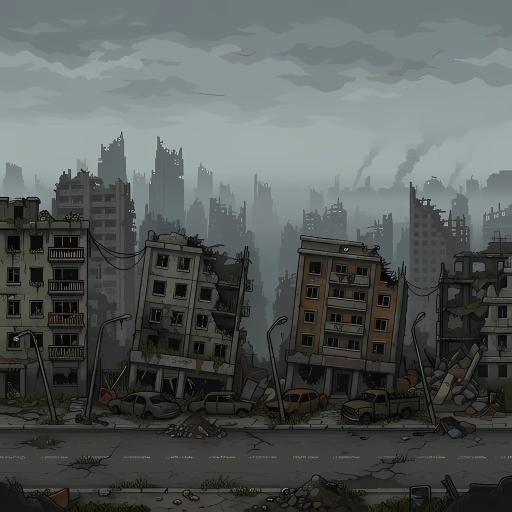
#> input picture art/bg/city_1k.webp, 1024 x 1024 px (shown at 1/2 size)
$ python -i gen_wide.py   (imports and definitions only)
#> lines starting #> are read from the running program, lines starting #| are printed output that depends on the picture
# -*- coding: utf-8 -*-
"""M15 (지시 #164, 분석 B2) — 자주 보는 구역 1~10 배경을 **가로로 긴 그림**으로 다시 그린다.
   M13 스크롤은 그림 + 좌우 뒤집은 그림을 이어 붙여서 큰 건물이 거울처럼 되풀이돼 보였다.
   나노바나나로 21:9 파노라마를 그리고(지금 구역 그림을 --ref 로 — 같은 장소·화풍), 오른쪽 끝을 왼쪽 처음과 겹쳐 섞어 **끝없이 이어지는** 그림으로 만든다.
   원본은 wide/zNN_raw.png, 이어 붙일 수 있게 만든 것은 wide/zNN.png(높이 384). 이미 있는 원본은 건너뛴다(다시 돌려도 과금 안 됨).
   쓰는 법: python art/bg/gen_wide.py [구역 ...]"""
import os, subprocess, sys
from PIL import Image
HERE = os.path.dirname(os.path.abspath(__file__))
TOOL = os.environ.get("NANOBANANA") or os.path.join(os.path.dirname(os.path.dirname(HERE)), "nanobanana", "nanobanana.py")
OUT = os.path.join(HERE, "wide")
H = 384            # 게임은 이 높이를 전투 영역 폭(540)만큼으로 늘린다 — 정사각 그림(512 → 540)과 같은 크기로 보인다
BLEND = 0.12       # 끝과 처음을 섞는 폭(그림 폭의 비율)
STYLE = ("Same place, same pixel art style and same palette as the reference image. 16-bit retro pixel art, crisp hard-edged pixels, "
         "very wide panoramic side-scrolling 2D game background seen from the side, the scene continues naturally to the left and right with varied buildings, "
         "no single big symmetric landmark in the middle. The lower fifth is a flat walkable floor running straight across the full width. "
         "Upper third is empty sky or dark ceiling with haze. Muted, desaturated, low contrast so game characters stand out in front. "
         "No characters, no people, no zombies, no animals, no text, no letters, no UI, no border. Scene: ")
def _scenes():   # gen_zones.py 의 장면 문구(구역 2~60)를 읽기만 한다 — import 하면 그 파일의 생성 반복이 돈다
    import ast, io
    src = io.open(os.path.join(HERE, "gen_zones.py"), encoding="utf-8").read()
    node = next(n for n in ast.parse(src).body if isinstance(n, ast.Assign) and getattr(n.targets[0], "id", "") == "ZONES")
    return ast.literal_eval(node.value)
# [1 line that did not run here, left out]
# [1 line not run here, left out]


def make_loop(raw_path, out_path):
#> called with raw_path = 'city_1k.webp', out_path = 'out.png'
    im = Image.open(raw_path).convert("RGB")
#> im is the input picture: PIL image 1024x1024 RGB; mean R, G, B 85.6, 90.4, 89.1
    w = round(im.width * H / im.height)
#> w = 384
    im = im.resize((w, H), Image.NEAREST)
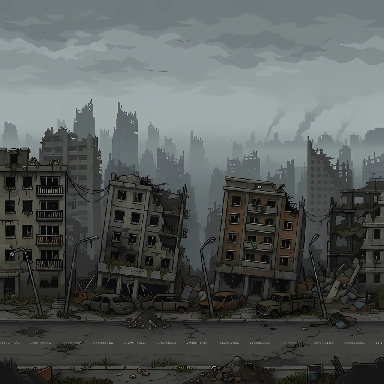
#> im: PIL image 384x384 RGB; mean R, G, B 85.5, 90.4, 89.1
    k = max(8, int(w * BLEND))
#> k = 46
    body = im.crop((0, 0, w - k, H))           # 끝 k 픽셀을 처음 k 픽셀과 섞어 앞에 덮는다 → 오른쪽 끝 다음에 왼쪽 처음이 이어진다
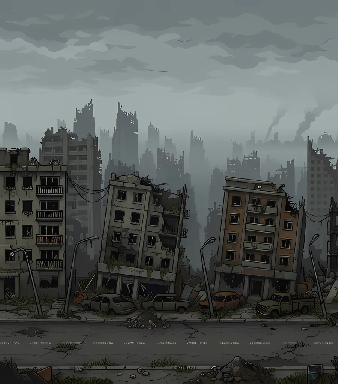
#> body: PIL image 338x384 RGB; mean R, G, B 85.5, 90.3, 89
    tail = im.crop((w - k, 0, w, H)); head = body.crop((0, 0, k, H))
#> after `tail = im.crop((w - k, 0, w, H))`:
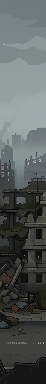
#> tail: PIL image 46x384 RGB; mean R, G, B 85.7, 90.9, 89.9
#> after `head = body.crop((0, 0, k, H))`:
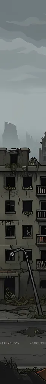
#> head: PIL image 46x384 RGB; mean R, G, B 82.9, 87.2, 84.9
    mask = Image.linear_gradient("L").rotate(-90, expand=True).resize((k, H))   # 왼쪽 255(꼬리) → 오른쪽 0(처음) — rotate(90) 이면 거꾸로라 이음매가 k 에 생긴다(z01 첫 시험에서 봤다)
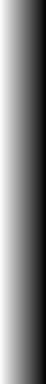
#> mask: PIL image 46x384 L; min 2, max 253, mean 127.5
    mixed = Image.composite(tail, head, mask)
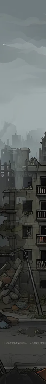
#> mixed: PIL image 46x384 RGB; mean R, G, B 83.7, 88.4, 86.9
    body.paste(mixed, (0, 0))
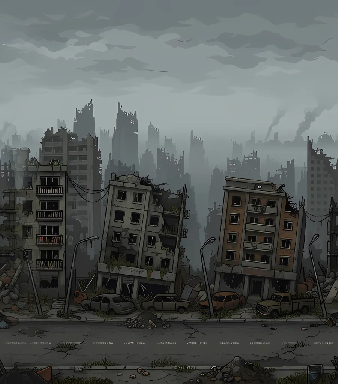
#> body: PIL image 338x384 RGB; mean R, G, B 85.6, 90.5, 89.2
    body.save(out_path)
    return body.size


def main(zs):
    os.makedirs(OUT, exist_ok=True)
    env = dict(os.environ, PYTHONIOENCODING="utf-8")
    for z in zs:
        raw = os.path.join(OUT, "z%02d_raw.png" % z)
        ref = os.path.join(HERE, "zones", "z%02d.png" % z)
        if not os.path.exists(raw):
            r = subprocess.run([sys.executable, TOOL, STYLE + SCENES[z], "--ref", ref, "--aspect", "21:9", "--size", "1K", "--out", raw], env=env)
            if r.returncode != 0 or not os.path.exists(raw):
                print("구역 %d 실패" % z); continue
        print("구역 %d → %s" % (z, make_loop(raw, os.path.join(OUT, "z%02d.png" % z))))


# [2 lines not run here, left out]

>>> result = make_loop('city_1k.webp', 'out.png')
#> result = (338, 384)
